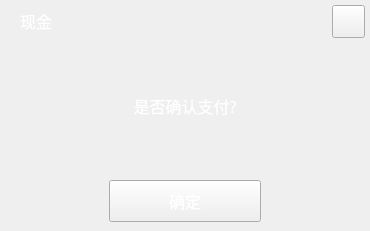
<?xml version="1.0" encoding="UTF-8"?>
<ui version="4.0">
 <class>WarningDlg</class>
 <widget class="QDialog" name="WarningDlg">
  <property name="geometry">
   <rect>
    <x>0</x>
    <y>0</y>
    <width>370</width>
    <height>231</height>
   </rect>
  </property>
  <property name="minimumSize">
   <size>
    <width>370</width>
    <height>231</height>
   </size>
  </property>
  <property name="windowTitle">
   <string>WarningDlg</string>
  </property>
  <property name="styleSheet">
   <string notr="true">QWidget#WarningDlg {
	border-image: url(:/shareImages/dlg_background.png);
}</string>
  </property>
  <layout class="QGridLayout" name="gridLayout">
   <property name="leftMargin">
    <number>0</number>
   </property>
   <property name="topMargin">
    <number>0</number>
   </property>
   <property name="rightMargin">
    <number>0</number>
   </property>
   <property name="bottomMargin">
    <number>0</number>
   </property>
   <property name="spacing">
    <number>0</number>
   </property>
   <item row="0" column="0">
    <widget class="QWidget" name="titleWidget" native="true">
     <property name="minimumSize">
      <size>
       <width>0</width>
       <height>42</height>
      </size>
     </property>
     <property name="maximumSize">
      <size>
       <width>16777215</width>
       <height>42</height>
      </size>
     </property>
     <property name="styleSheet">
      <string notr="true">QWidget#titleWidget {
	border-image: url(:/shareImages/title_bar.png);
}</string>
     </property>
     <layout class="QHBoxLayout" name="horizontalLayout_2">
      <property name="spacing">
       <number>5</number>
      </property>
      <property name="leftMargin">
       <number>20</number>
      </property>
      <property name="topMargin">
       <number>5</number>
      </property>
      <property name="rightMargin">
       <number>5</number>
      </property>
      <property name="bottomMargin">
       <number>5</number>
      </property>
      <item>
       <widget class="QLabel" name="titleLabel">
        <property name="minimumSize">
         <size>
          <width>0</width>
          <height>30</height>
         </size>
        </property>
        <property name="maximumSize">
         <size>
          <width>16777215</width>
          <height>16777215</height>
         </size>
        </property>
        <property name="font">
         <font>
          <family>微软雅黑</family>
          <pointsize>-1</pointsize>
         </font>
        </property>
        <property name="styleSheet">
         <string notr="true">QLabel#titleLabel {
	font-family: &quot;微软雅黑&quot;;
	font-size:16px;
	color: rgb(255, 255, 255);
	border-width: 0px;
}</string>
        </property>
        <property name="frameShape">
         <enum>QFrame::NoFrame</enum>
        </property>
        <property name="frameShadow">
         <enum>QFrame::Plain</enum>
        </property>
        <property name="lineWidth">
         <number>1</number>
        </property>
        <property name="text">
         <string>现金</string>
        </property>
       </widget>
      </item>
      <item>
       <widget class="QPushButton" name="deleteBtn">
        <property name="minimumSize">
         <size>
          <width>33</width>
          <height>33</height>
         </size>
        </property>
        <property name="maximumSize">
         <size>
          <width>33</width>
          <height>33</height>
         </size>
        </property>
        <property name="font">
         <font>
          <family>微软雅黑</family>
          <pointsize>14</pointsize>
         </font>
        </property>
        <property name="focusPolicy">
         <enum>Qt::NoFocus</enum>
        </property>
        <property name="styleSheet">
         <string notr="true">QPushButton#deleteBtn {
	border-image: url(:/shareImages/close.png);
}

QPushButton#deleteBtn:pressed {
	border-image: url(:/shareImages/close_press.png);
}</string>
        </property>
        <property name="text">
         <string/>
        </property>
       </widget>
      </item>
     </layout>
    </widget>
   </item>
   <item row="1" column="0">
    <widget class="QLabel" name="contextLabel">
     <property name="sizePolicy">
      <sizepolicy hsizetype="Preferred" vsizetype="Preferred">
       <horstretch>0</horstretch>
       <verstretch>0</verstretch>
      </sizepolicy>
     </property>
     <property name="font">
      <font>
       <family>微软雅黑</family>
       <pointsize>-1</pointsize>
      </font>
     </property>
     <property name="styleSheet">
      <string notr="true">color: rgb(255, 255, 255);
font-size:16px;
font-family: &quot;微软雅黑&quot;;</string>
     </property>
     <property name="text">
      <string>是否确认支付?</string>
     </property>
     <property name="alignment">
      <set>Qt::AlignCenter</set>
     </property>
    </widget>
   </item>
   <item row="2" column="0">
    <widget class="QWidget" name="bottomWidget" native="true">
     <property name="minimumSize">
      <size>
       <width>0</width>
       <height>62</height>
      </size>
     </property>
     <property name="maximumSize">
      <size>
       <width>16777215</width>
       <height>62</height>
      </size>
     </property>
     <layout class="QHBoxLayout" name="horizontalLayout">
      <item>
       <widget class="QPushButton" name="sureBtn">
        <property name="sizePolicy">
         <sizepolicy hsizetype="Minimum" vsizetype="Expanding">
          <horstretch>0</horstretch>
          <verstretch>0</verstretch>
         </sizepolicy>
        </property>
        <property name="minimumSize">
         <size>
          <width>152</width>
          <height>42</height>
         </size>
        </property>
        <property name="maximumSize">
         <size>
          <width>152</width>
          <height>42</height>
         </size>
        </property>
        <property name="font">
         <font>
          <family>微软雅黑</family>
          <pointsize>-1</pointsize>
         </font>
        </property>
        <property name="focusPolicy">
         <enum>Qt::NoFocus</enum>
        </property>
        <property name="styleSheet">
         <string notr="true">QPushButton#sureBtn {
	color: rgb(255, 255, 255);
	font-family: &quot;微软雅黑&quot;;
	font-size:16px;
	border-image: url(:/shareImages/sure_normal.png);
}

QPushButton#sureBtn:pressed {
	border-image: url(:/shareImages/sure_press.png);
}</string>
        </property>
        <property name="text">
         <string>确定</string>
        </property>
       </widget>
      </item>
     </layout>
    </widget>
   </item>
  </layout>
 </widget>
 <layoutdefault spacing="6" margin="11"/>
 <resources/>
 <connections/>
</ui>
